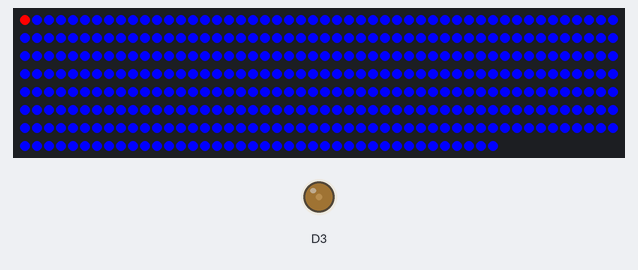
Recording of a sketch running on a simulated Arduino Due. Parts: 390 RGB LEDs in strip order, left to right, continuing on the next row, output pins drawn as LEDs (lit = HIGH). What the sketch prints to the serial monitor is not drawn.

Above: at 0.1 s.

The sketch:

LaserBlaster.ino
```cpp
#include <FastLED.h>
#include <unordered_map>

#define NUM_LEDS_PER_STRIP 390
// Note: this can be 12 if you're using a teensy 3 and don't mind soldering the pads on the back
#define NUM_STRIPS 8

CRGB leds[NUM_STRIPS * NUM_LEDS_PER_STRIP];

// Pin layouts on the teensy 3/3.1:
// WS2811_PORTD: 2,14,7,8,6,20,21,5
// WS2811_PORTC: 15,22,23,9,10,13,11,12,28,27,29,30 (these last 4 are pads on the bottom of the teensy)
// WS2811_PORTDC: 2,14,7,8,6,20,21,5,15,22,23,9,10,13,11,12 - 16 way parallel
//
// Pin layouts on the due
// WS2811_PORTA: 69,68,61,60,59,100,58,31 (note: pin 100 only available on the digix)
// WS2811_PORTB: 90,91,92,93,94,95,96,97 (note: only available on the digix)
// WS2811_PORTD: 25,26,27,28,14,15,29,11
//


// IBCC<WS2811, 1, 16> outputs;

void setup() {
  Serial.begin(57600);
  Serial.println("Starting...");
  // FastLED.addLeds<WS2811_PORTA,NUM_STRIPS>(leds, NUM_LEDS_PER_STRIP);
  // FastLED.addLeds<WS2811_PORTB,NUM_STRIPS>(leds, NUM_LEDS_PER_STRIP);
  // FastLED.addLeds<WS2811_PORTD,NUM_STRIPS>(leds, NUM_LEDS_PER_STRIP).setCorrection(TypicalLEDStrip);
  FastLED.addLeds<WS2811_PORTD,NUM_STRIPS>(leds, NUM_LEDS_PER_STRIP);

  // Teensy 4 parallel output example
  // FastLED.addLeds<NUM_STRIPS, WS2811, 1>(leds,NUM_LEDS_PER_STRIP);

  analogWriteResolution(8);
  pinMode(3, OUTPUT);
}

void loop() {
  analogWrite(3, 50);

  long int t = micros();
  static uint8_t hue = 200;
  for(int i = 0; i < NUM_STRIPS; i++) {
    for(int j = 0; j < NUM_LEDS_PER_STRIP; j++) {
      leds[(i*NUM_LEDS_PER_STRIP) + j] = CRGB::Blue;// CHSV(hue,192,100);
    }
  }

  // Set the first n leds on each strip to show which strip it is
  for(int i = 0; i < NUM_STRIPS; i++) {
    for(int j = 0; j <= i; j++) {
      leds[(i*NUM_LEDS_PER_STRIP) + j] = CRGB::Red;
    }
  }

  //hue = (hue) % 30;

  FastLED.show();

  long int e = micros();
  Serial.print("Loop .... ");
  Serial.println(e - t);
}
```
